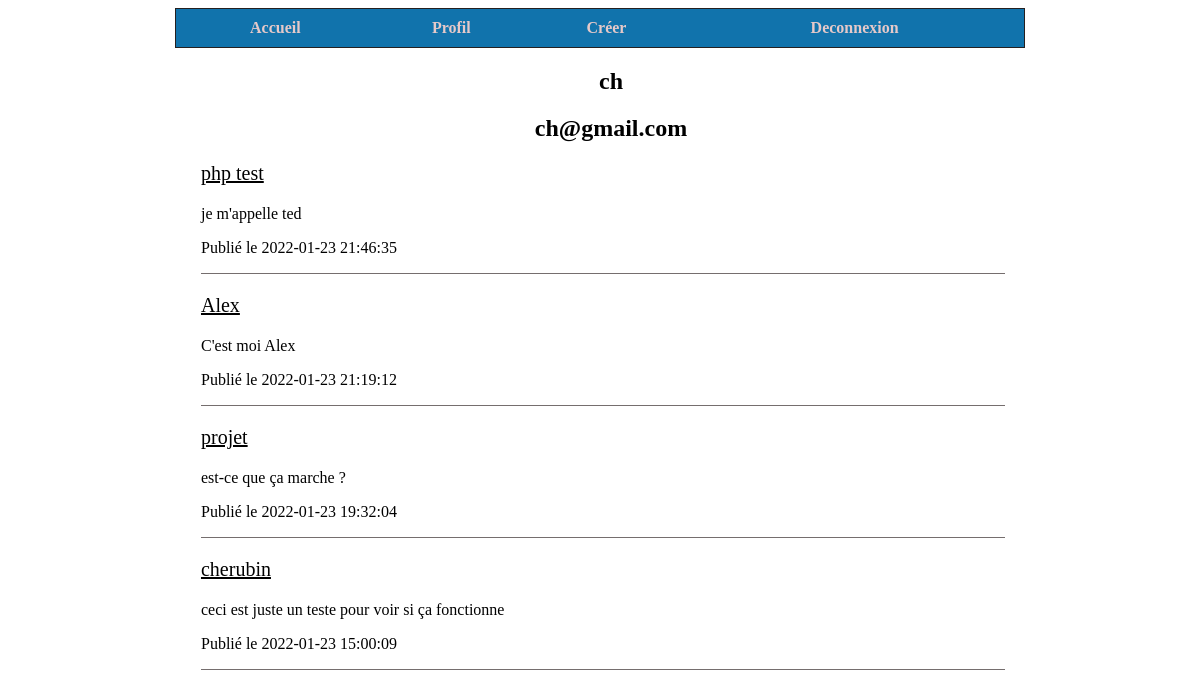
The app's page /user_profil.php with its own data.
### tables this page shows
CREATE TABLE `users` (
  `id_users` int(11) NOT NULL,
  `username` varchar(255) NOT NULL,
  `email` varchar(255) NOT NULL,
  `password` varchar(255) NOT NULL
);

CREATE TABLE `articles` (
  `id_articles` int(11) NOT NULL,
  `titre` varchar(255) NOT NULL,
  `description` varchar(255) NOT NULL,
  `dates` datetime NOT NULL,
  `id_users` int(11) NOT NULL
);

### user_profil.php (the view, shortened to what this page needs)
<?php
    $bdd = new PDO("mysql:host=127.0.0.1;dbname=projet_php;charset=utf8", "root", "");
    $articles = $bdd->query("SELECT id_articles,titre, description, dates, username, email
    FROM articles
    INNER JOIN users ON articles.id_users = users.id_users
    ORDER BY dates DESC");
    $articles->execute();
    while($art = $articles->fetch()) {
        $article_users = $art['username'];
        $article_email = $art['email'];
    }
?>
<!DOCTYPE html>
<html lang="en">
    <head>
    </head>
    <body>
        <div>
            <table class="table">
                <thead>
                    <tr>
                        <th><a href="index.php">Accueil</a></th>
                        <th><a href="user_profil.php">Profil</a></th>
                        <th><a href="redaction.php">Créer</a></th>
                        <th><a href="logout.php">Deconnexion</a></th>
                    </tr>
                </thead>
            </table>
        </div>
        <div class="cnt">
            <section class="services" id="services">
                <div class="box-container">
                    <div class="profil">
                        <h1><?= $article_users ?></h1>
                        <h1><?= $article_email ?></h1>
                    </div>
                    <?php
                        $bdd = new PDO("mysql:host=127.0.0.1;dbname=projet_php;charset=utf8", "root", "");
                        $articles = $bdd->query("SELECT id_articles,titre, description, dates, username
                        FROM articles
                        INNER JOIN users ON articles.id_users = users.id_users
                        ORDER BY dates DESC");
                        $articles->execute();
                        while($art = $articles->fetch()) {
                            ?> <div class="box">
                            <p id="title-user"><?= $art["titre"]?></p>
                            <p><?= $art["description"]?></p>
                            <p>Publié le <?= $art["dates"]?></p>
                            </div>
                            <?php
                        }
                    ?>
                </div>
            </section>
        </div>
    </body>
</html>

### records on screen
users: username "ch", email "ch@gmail.com"
articles: titre "php test", description "je m'appelle ted", dates "2022-01-23 21:46:35"
articles: titre "Alex", description "C'est moi Alex", dates "2022-01-23 21:19:12"
articles: titre "projet", description "est-ce que ça marche ?", dates "2022-01-23 19:32:04"
articles: titre "cherubin", description "ceci est juste un teste pour voir si ça fonctionne", dates "2022-01-23 15:00:09"
